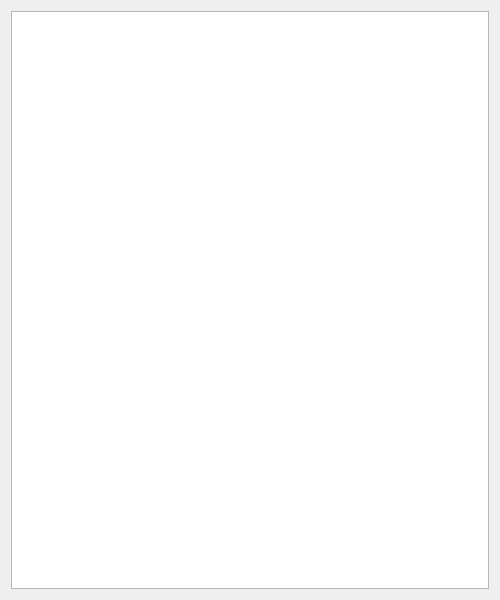
<?xml version="1.0" encoding="UTF-8"?>
<ui version="4.0">
 <class>QtLoggerFrame</class>
 <widget class="QWidget" name="QtLoggerFrame">
  <property name="geometry">
   <rect>
    <x>0</x>
    <y>0</y>
    <width>500</width>
    <height>600</height>
   </rect>
  </property>
  <property name="windowTitle">
   <string>QtLoggerFrame</string>
  </property>
  <layout class="QGridLayout" name="gridLayout">
   <item row="0" column="0">
    <widget class="QTextEdit" name="textLogger">
     <property name="readOnly">
      <bool>true</bool>
     </property>
    </widget>
   </item>
  </layout>
 </widget>
 <layoutdefault spacing="6" margin="11"/>
 <resources/>
 <connections/>
</ui>
